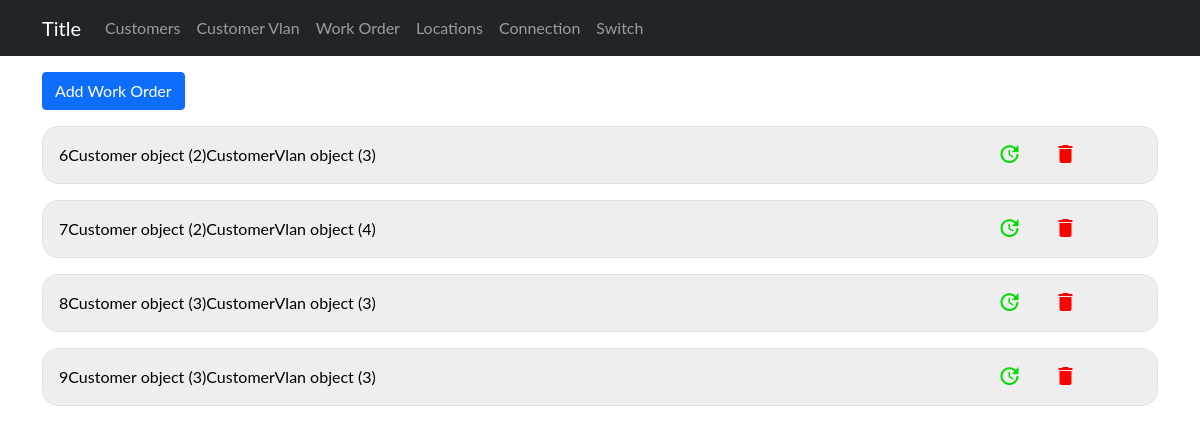
The app's page /devices/workorder with its own data.
### sitadevices/models.py (models this page shows)
class WorkOrder(models.Model):
        company_id = models.ForeignKey(Customer, on_delete=models.CASCADE)
        vlan_number = models.ForeignKey(CustomerVlan, on_delete=models.CASCADE)
        submitted_date_time = models.DateTimeField(default=timezone.now)

class Customer(models.Model):
    company_name = models.CharField(max_length=255)
    contact_person = models.CharField(max_length=255)
    email = models.EmailField()
    phone = models.IntegerField()
    active = models.CharField(choices=yesno, max_length=200)
    submitted_date_time = models.DateTimeField(default=timezone.now)

class CustomerVlan(models.Model):
    custumor = models.ForeignKey(Customer, on_delete=models.CASCADE)
    vlan_number = models.IntegerField()
    usage = models.CharField(choices=usages, max_length=200)
    config_date = models.DateTimeField()
    vlan_description = models.TextField()
    ip_config = models.CharField(choices=ip, max_length=200)
    dhcp_ip_range = models.CharField(max_length=50)
    lan_ip_range = models.CharField(max_length=50)
    lan_subnet_mask = models.CharField(max_length=50)
    wan_public_ip = models.CharField(max_length=50)
    wan_subnet_mask = models.CharField(max_length=50)
    bandwidth = models.IntegerField()
    additional_config = models.TextField()
    remark = models.TextField()
    disconnection_date = models.DateField(null=True, blank=True)
    submitted_date_time = models.DateTimeField(default=timezone.now)

### sitadevices/views.py (the view)
# urls.py: path('workorder', WorkOrders, name="workorderlist"),
def WorkOrders(request):
    WorkOrders = WorkOrder.objects.all()
    dic = {
        'workorder': WorkOrders,
    }
    return render(request, 'admin/WorkOrder/workorder.html', {'dic': dic})

### sitadevices/templates/admin/WorkOrder/workorder.html
{% extends '../base1.html' %}
{% block content %}
<div class="container">
    <a href="{%url 'device:workorderinp' %}"><button type="button" class="btn btn-primary mt-3">  Add Work Order</button></a>
{% for workorder in dic.workorder %}
    <div class="grid">
        <a href="{%url 'device:workorderind' workorder.id%}">
            <div class="flex">
                <p>{{workorder.id}}</p>
            <p>{{workorder.company_id}}</p>
            <p>{{workorder.vlan_number}}</p>
            </div>
        </a>
        <div class="delupd">
            <a class="upd" href="{%url 'device:workorderupd' workorder.id%}"><span class="material-icons md-36">update</span></a>
            <a class="del" href="{%url 'device:workorderdel' workorder.id%}"><span class="material-icons md-36">delete</span></a>
        </div>
    </div>
{% endfor %}
</div>
{% endblock  %}

### static/Css/devices/styles.css (style rules this page uses)
h1,h2,h3,h4,p,a { margin:0; padding:0; }
a { text-decoration: none; color: black; }
.grid { display:grid; grid-template-columns: 80% 20% ; border-radius: 1rem; border: 0.5px solid rgb(226, 226, 226); background-color: rgb(238, 238, 238); margin-top: 1em; transition: 0.5s; }
.flex { display:flex; flex-direction: row; margin:1rem 1rem; }
.delupd { display: flex; flex-direction: row; align-content: center; justify-content: center; gap: 2rem; margin-right:1em; }
.del { padding-top: 15px; color:red; }
.upd { padding-top: 15px; color: rgb(0, 219, 0); }

### sitadevices/templates/admin/base1.html (style rules this page uses)
body { font-family: "Lato", sans-serif; }

### records on screen
WorkOrder: id "6", company_id "Customer object (2)", vlan_number "CustomerVlan object (3)"
WorkOrder: id "7", company_id "Customer object (2)", vlan_number "CustomerVlan object (4)"
WorkOrder: id "8", company_id "Customer object (3)", vlan_number "CustomerVlan object (3)"
WorkOrder: id "9", company_id "Customer object (3)", vlan_number "CustomerVlan object (3)"
